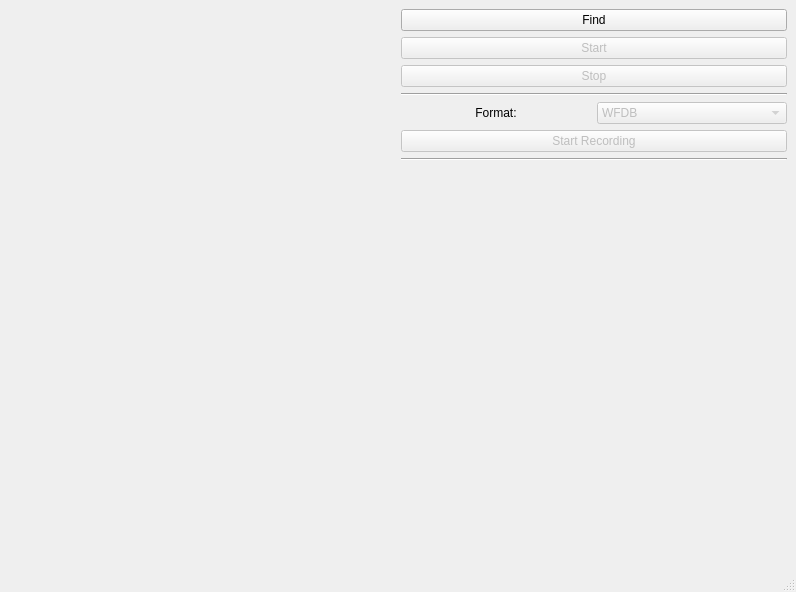
<?xml version="1.0" encoding="UTF-8"?>
<ui version="4.0">
 <class>MainWindow</class>
 <widget class="QMainWindow" name="MainWindow">
  <property name="geometry">
   <rect>
    <x>0</x>
    <y>0</y>
    <width>796</width>
    <height>592</height>
   </rect>
  </property>
  <property name="windowTitle">
   <string>MainWindow</string>
  </property>
  <widget class="QWidget" name="centralwidget">
   <layout class="QGridLayout" name="gridLayout">
    <item row="0" column="0">
     <layout class="QHBoxLayout" name="horizontalLayout">
      <item>
       <widget class="PlotWidget" name="plotWidget" native="true"/>
      </item>
     </layout>
    </item>
    <item row="0" column="1">
     <layout class="QVBoxLayout" name="verticalLayout">
      <item>
       <widget class="QPushButton" name="pushButtonManage">
        <property name="text">
         <string>Find</string>
        </property>
       </widget>
      </item>
      <item>
       <widget class="QPushButton" name="pushButtonStart">
        <property name="enabled">
         <bool>false</bool>
        </property>
        <property name="text">
         <string>Start</string>
        </property>
       </widget>
      </item>
      <item>
       <widget class="QPushButton" name="pushButtonStop">
        <property name="enabled">
         <bool>false</bool>
        </property>
        <property name="text">
         <string>Stop</string>
        </property>
       </widget>
      </item>
      <item>
       <widget class="Line" name="line">
        <property name="orientation">
         <enum>Qt::Orientation::Horizontal</enum>
        </property>
       </widget>
      </item>
      <item>
       <layout class="QHBoxLayout" name="horizontalLayout_2">
        <item>
         <widget class="QLabel" name="label">
          <property name="text">
           <string>Format:</string>
          </property>
          <property name="alignment">
           <set>Qt::AlignmentFlag::AlignCenter</set>
          </property>
         </widget>
        </item>
        <item>
         <widget class="QComboBox" name="comboBoxFormat">
          <property name="enabled">
           <bool>false</bool>
          </property>
          <item>
           <property name="text">
            <string>WFDB</string>
           </property>
          </item>
          <item>
           <property name="text">
            <string>EDF</string>
           </property>
          </item>
         </widget>
        </item>
       </layout>
      </item>
      <item>
       <widget class="QPushButton" name="pushButtonRecording">
        <property name="enabled">
         <bool>false</bool>
        </property>
        <property name="text">
         <string>Start Recording</string>
        </property>
       </widget>
      </item>
      <item>
       <widget class="Line" name="line_2">
        <property name="orientation">
         <enum>Qt::Orientation::Horizontal</enum>
        </property>
       </widget>
      </item>
      <item>
       <spacer name="verticalSpacer">
        <property name="orientation">
         <enum>Qt::Orientation::Vertical</enum>
        </property>
        <property name="sizeHint" stdset="0">
         <size>
          <width>20</width>
          <height>40</height>
         </size>
        </property>
       </spacer>
      </item>
     </layout>
    </item>
   </layout>
  </widget>
  <widget class="QMenuBar" name="menubar">
   <property name="geometry">
    <rect>
     <x>0</x>
     <y>0</y>
     <width>796</width>
     <height>22</height>
    </rect>
   </property>
  </widget>
  <widget class="QStatusBar" name="statusbar"/>
 </widget>
 <customwidgets>
  <customwidget>
   <class>PlotWidget</class>
   <extends>QWidget</extends>
   <header>pyqtgraph</header>
   <container>1</container>
  </customwidget>
 </customwidgets>
 <resources/>
 <connections/>
</ui>
